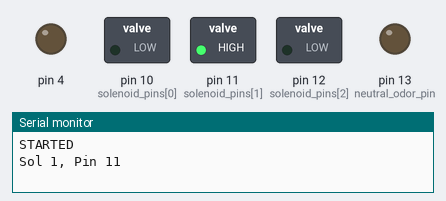
The sketch below on a simulated Arduino Uno, built with avr-gcc and run on an emulated ATmega328P. On the bench: switched loads named in the sketch (green lamp = pin HIGH), output pins drawn as LEDs (lit = HIGH), the last lines printed to the serial monitor.

Above: at 0.2 s.
At 7.0 s:
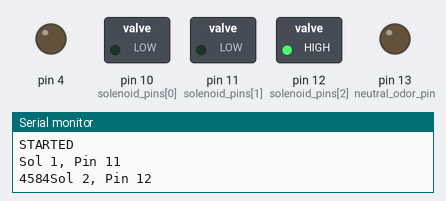
At 15.5 s:
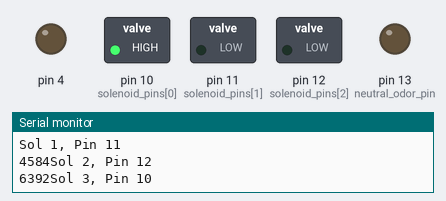
At 28.96 s:
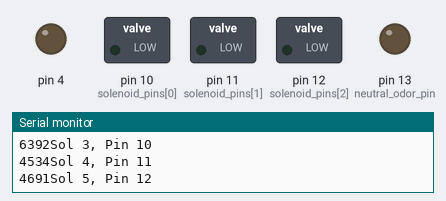
At 37.6 s:
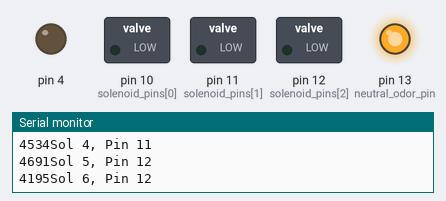
Timing chart, 0 to 39.1 s (numbered marks = the images above):
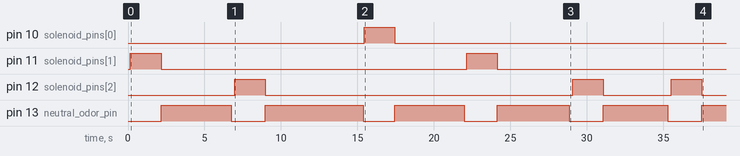

Measured:
- by itself, pin 10 (solenoid_pins[0]): LOW → HIGH at 15.5 s, → LOW 2.0 s later
- by itself, pin 11 (solenoid_pins[1]): alternates HIGH for 2.0 s and LOW for 20.0 s
- by itself, pin 12 (solenoid_pins[2]): goes HIGH 2.0 s, LOW 20.1 s, HIGH 2.0 s, LOW 4.4 s, HIGH 2.0 s, then LOW
- by itself, pin 13 (neutral_odor_pin): goes HIGH 4.6 s, LOW 2.2 s, HIGH 6.4 s, 3 × (LOW 2.1 s, HIGH 4.5 s), LOW 2.2 s, then HIGH

The sketch:

odor_solenoid_control.ino
```cpp
//////////////////////////////////////////////////////
// Code for delivering a sequence of odors to the headfixed mouse
// Cowen and NS&B Students 2023
//////////////////////////////////////////////////////
int n_solenoids = 4;
//byte solenoid_pins[] = {11, 12, 13};
byte solenoid_pins[] = {10, 11, 12};
byte neutral_odor_pin = 13;

int sequence_length = 350;
byte odor_sequence[] = {2, 3, 1, 2, 3, 3, 2, 3, 1, 2, 3, 1, 2, 3, 1, 1, 3, 1, 2, 3, 1, 2, 1, 1, 2, 3, 1, 2, 3, 1, 2, 2, 1, 2, 3, 1, 2, 3, 1, 2, 3, 1, 2, 3, 1, 2, 3, 1, 2, 3, 1, 2, 1, 1, 2, 3, 1, 2, 3, 1, 2, 3, 1, 1, 3, 1, 2, 3, 1, 2, 3, 1, 1, 3, 1, 2, 3, 1, 2, 3, 2, 2, 3, 1, 2, 3, 1, 2, 3, 1, 2, 3, 1, 2, 3, 1, 2, 3, 1, 2, 1, 1, 2, 3, 1, 2, 3, 1, 2, 3, 1, 2, 3, 1, 2, 3, 1, 3, 3, 1, 2, 3, 1, 2, 3, 1, 2, 3, 3, 2, 3, 3, 2, 3, 1, 2, 3, 1, 2, 3, 1, 2, 3, 1, 2, 3, 1, 2, 3, 1, 1, 3, 1, 2, 3, 1, 2, 3, 1, 2, 3, 1, 2, 3, 1, 2, 3, 1, 2, 3, 2, 2, 3, 1, 2, 3, 1, 2, 3, 1, 2, 3, 1, 2, 3, 1, 2, 3, 1, 3, 3, 1, 3, 3, 1, 2, 3, 1, 2, 3, 1, 2, 3, 1, 2, 3, 1, 2, 3, 1, 3, 3, 1, 2, 3, 1, 2, 3, 1, 2, 3, 1, 2, 1, 1, 1, 3, 1, 2, 3, 1, 2, 2, 1, 2, 3, 1, 2, 3, 1, 2, 3, 1, 2, 3, 1, 2, 3, 1, 2, 3, 1, 3, 3, 1, 2, 1, 1, 1, 3, 1, 2, 3, 1, 2, 3, 1, 2, 3, 1, 2, 3, 1, 2, 3, 1, 2, 3, 1, 2, 2, 1, 2, 3, 1, 2, 3, 1, 2, 1, 1, 2, 3, 1, 2, 3, 2, 2, 3, 1, 2, 3, 1, 2, 2, 1, 2, 3, 1, 2, 3, 1, 2, 3, 1, 2, 3, 1, 2, 3, 1, 2, 3, 1, 2, 3, 1, 2, 3, 1, 2, 3, 1, 2, 3, 1, 2, 3, 1, 2, 3, 1, 2, 3, 1, 2, 2, 1, 2, 3};
byte ttl_odor_code_pin = 8;
int ttl_time_ms = 40;
int port_open_time_ms = 2000;
//int port_closed_time_ms = 50;
int port_to_activate;
int neutral_port_open_time_ms = 3000;
int jittered_neutral_open_time[] = {4584,6392,4534,4691,4195,5414,5602,5504,4961,5529,3032,6926,4200,3409,3686,5529,5569,4722,3619,5211,5019,4243,6089,3372,6227,4626,4124,6830,5408,6714,5268,4742,4040,4830,3308,3983,5991,4142,5342,4074,5770,4250,6606,5440,4511,6729,5351,4844,3850,4157,3484,6054,6798,6682,6768,5225,4316,5174,4008,5688,5230,3614,3526,3869,4228,5634,5199,5727,5590,4494,5211,4805,5150,4239,3444,6002,4380,5244,4469,6248,6719,3836,4992,3263,4215,4808,3527,3425,6879,4473,6172,4516,6949,3913,4278,6669,4320,6577,4282,5322,5632,5145,4854,3088,4044,6008,5740,6597,5434,5873,3590,3781,5554,3701,3938,6597,3293,4131,3167,5192,6985,6559,3631,5880,3387,3239,3810,6350,6944,3225,3069,5003,4070,3684,4434,6005,5345,6540,5258,4836,6409,6933,5687,3557,3748,6301,3325,6847,3605,3253,6723,5170,6393,3351,5999,6810,5086,6418,4972,6527,6809,4473,4171,6996,4831,6517,4690,4717,6580,4526,6258,3179,5447,5702,6331,3774,3072,5159,5877,3978,4426,3022,5594,6427,4391,4437,6612,4292,5957,5709,4223,3277,5059,6843,6675,3858,4686,4716,3339,3320,3306,6624,4300,6467,4885,4977,3217,3049,5437,6321,4494,4232,6035,4000,3583,6379,4904,3411,6192,4757,6078,5573,5007,5494,3101,3709,3176,5563,4461,5263,4776,5918,5181,4426,4719,5752,5583,6361,6465,3745,5727,3115,3166,4817,6087,6472,3114,6249,4965,5930,3514,4257,3572,3204,4200,3224,3466,6679,3271,6159,4118,4535,5161,4709,3028,3710,3685,5785,4277,3155,3233,5903,5382,7000,6157,3417,3736,5565,6987,5906,6890,3282,5530,4746,4981,5357,3706,3935,3896,6969,4226,3053,5505,6443,6261,6207,4438,3307,6797,4811,4074,5939,3251,3304,5875,4899,4831,5067,6437,3459,5664,4649,3827,6527,3887,3541,6154,6105,5972,4147,4894,6794,5870,3185,6418,5687,6811,4444,3058,5827,4188,3743,4251,3321,6891,4375,5431,6287,3091,5415,5793,4045,5535,4554,6537,5301,3788,6379,3563,5327};

void setup() {
  // initialize digital pin LED_BUILTIN as an output.
  Serial.begin(9600);
  Serial.println("STARTED");
  pinMode(neutral_odor_pin, OUTPUT);
  for (int i = 0;i<n_solenoids;i++){
    pinMode(solenoid_pins[i], OUTPUT);
  //  digitalWrite(solenoid_pins[i], LOW);
  }
}

// the loop function runs over and over again forever
void loop() {

    // digitalWrite(ttl_odor_code_pin, HIGH);
    // delay(ttl_time_ms);
    // digitalWrite(ttl_odor_code_pin, LOW);
    // delay(ttl_time_ms);

  for (int i = 0;i<sequence_length;i++){
    port_to_activate = solenoid_pins[odor_sequence[i] - 1];
    Serial.print("Sol ");
    Serial.print(i+1);
    Serial.print(", Pin ");
    Serial.println(port_to_activate);

    // Send a code to Neuropixels to indicate the odor type.
    for (int j = 0;j<odor_sequence[i];j++){
      digitalWrite(ttl_odor_code_pin, HIGH);
      delay(ttl_time_ms);
      digitalWrite(ttl_odor_code_pin, LOW);
      delay(ttl_time_ms);
    }
    // activate the neutral pin
    digitalWrite(port_to_activate, HIGH);
    delay(port_open_time_ms);                     // wait
    digitalWrite(port_to_activate, LOW);
    //delay(port_closed_time_ms);                   // wait
     // send out the neutral odor
    digitalWrite(neutral_odor_pin, HIGH);
    //  changing delay to a random  number
    delay(jittered_neutral_open_time[i]);
    Serial.print(jittered_neutral_open_time[i]);
    //delay(neutral_port_open_time_ms);                     // wait
    digitalWrite(neutral_odor_pin, LOW);
    //delay(port_closed_time_ms);                   // wait
  }
}
```
